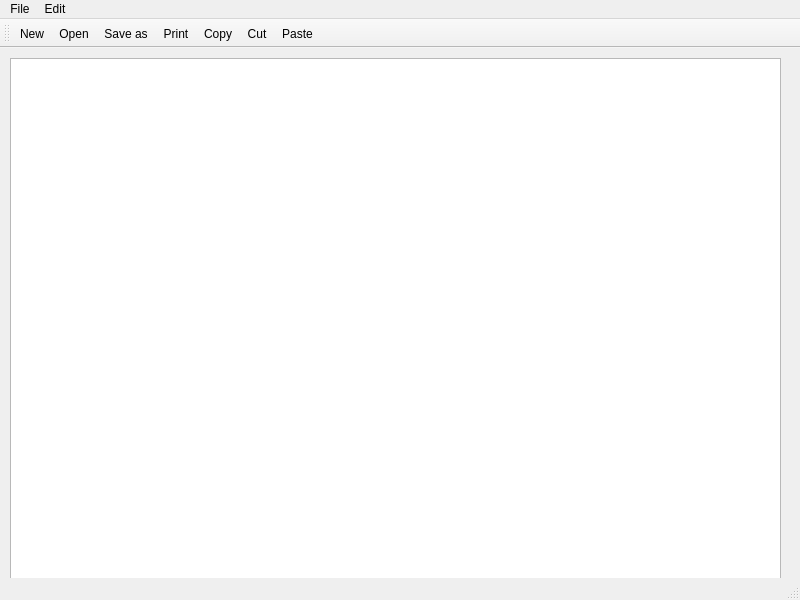
<?xml version="1.0" encoding="UTF-8"?>
<ui version="4.0">
 <class>MainWindow</class>
 <widget class="QMainWindow" name="MainWindow">
  <property name="geometry">
   <rect>
    <x>0</x>
    <y>0</y>
    <width>800</width>
    <height>600</height>
   </rect>
  </property>
  <property name="windowTitle">
   <string>MainWindow</string>
  </property>
  <widget class="QWidget" name="centralwidget">
   <widget class="QWidget" name="verticalLayoutWidget">
    <property name="geometry">
     <rect>
      <x>10</x>
      <y>10</y>
      <width>771</width>
      <height>521</height>
     </rect>
    </property>
    <layout class="QVBoxLayout" name="verticalLayout">
     <item>
      <widget class="QTextEdit" name="textEdit"/>
     </item>
    </layout>
   </widget>
  </widget>
  <widget class="QMenuBar" name="menubar">
   <property name="geometry">
    <rect>
     <x>0</x>
     <y>0</y>
     <width>800</width>
     <height>22</height>
    </rect>
   </property>
   <widget class="QMenu" name="menuFile">
    <property name="title">
     <string>File</string>
    </property>
    <addaction name="actionNew"/>
    <addaction name="actionOpen"/>
    <addaction name="actionSave"/>
    <addaction name="actionPrint"/>
    <addaction name="actionExit"/>
   </widget>
   <widget class="QMenu" name="menuEdit">
    <property name="title">
     <string>Edit</string>
    </property>
    <addaction name="actionCopy"/>
    <addaction name="actionPaste"/>
    <addaction name="actionCut"/>
    <addaction name="actionUndo"/>
    <addaction name="actionRedo"/>
   </widget>
   <addaction name="menuFile"/>
   <addaction name="menuEdit"/>
  </widget>
  <widget class="QStatusBar" name="statusbar"/>
  <widget class="QToolBar" name="toolBar">
   <property name="windowTitle">
    <string>toolBar</string>
   </property>
   <attribute name="toolBarArea">
    <enum>TopToolBarArea</enum>
   </attribute>
   <attribute name="toolBarBreak">
    <bool>false</bool>
   </attribute>
   <addaction name="actionNew"/>
   <addaction name="actionOpen"/>
   <addaction name="actionSave"/>
   <addaction name="actionPrint"/>
   <addaction name="actionCopy"/>
   <addaction name="actionCut"/>
   <addaction name="actionPaste"/>
  </widget>
  <action name="actionNew">
   <property name="icon">
    <iconset resource="Resources.qrc">
     <normaloff>:/imgs/Downloads/Icons/Icons/New.bmp</normaloff>:/imgs/Downloads/Icons/Icons/New.bmp</iconset>
   </property>
   <property name="text">
    <string>New</string>
   </property>
  </action>
  <action name="actionOpen">
   <property name="icon">
    <iconset resource="Resources.qrc">
     <normaloff>:/imgs/Downloads/Icons/Icons/Open.bmp</normaloff>:/imgs/Downloads/Icons/Icons/Open.bmp</iconset>
   </property>
   <property name="text">
    <string>Open</string>
   </property>
  </action>
  <action name="actionSave">
   <property name="icon">
    <iconset resource="Resources.qrc">
     <normaloff>:/imgs/Downloads/Icons/Icons/Save.bmp</normaloff>:/imgs/Downloads/Icons/Icons/Save.bmp</iconset>
   </property>
   <property name="text">
    <string>Save as</string>
   </property>
  </action>
  <action name="actionPrint">
   <property name="icon">
    <iconset resource="Resources.qrc">
     <normaloff>:/imgs/Downloads/Icons/Icons/Sticky.bmp</normaloff>:/imgs/Downloads/Icons/Icons/Sticky.bmp</iconset>
   </property>
   <property name="text">
    <string>Print</string>
   </property>
  </action>
  <action name="actionExit">
   <property name="icon">
    <iconset resource="Resources.qrc">
     <normaloff>:/imgs/Downloads/Icons/Icons/DeleteSticky.bmp</normaloff>:/imgs/Downloads/Icons/Icons/DeleteSticky.bmp</iconset>
   </property>
   <property name="text">
    <string>Exit</string>
   </property>
  </action>
  <action name="actionCopy">
   <property name="icon">
    <iconset resource="Resources.qrc">
     <normaloff>:/imgs/Downloads/Icons/Icons/Copy.bmp</normaloff>:/imgs/Downloads/Icons/Icons/Copy.bmp</iconset>
   </property>
   <property name="text">
    <string>Copy</string>
   </property>
  </action>
  <action name="actionPaste">
   <property name="icon">
    <iconset resource="Resources.qrc">
     <normaloff>:/imgs/Downloads/Icons/Icons/Paste.bmp</normaloff>:/imgs/Downloads/Icons/Icons/Paste.bmp</iconset>
   </property>
   <property name="text">
    <string>Paste</string>
   </property>
  </action>
  <action name="actionCut">
   <property name="icon">
    <iconset resource="Resources.qrc">
     <normaloff>:/imgs/Downloads/Icons/Icons/Cut.bmp</normaloff>:/imgs/Downloads/Icons/Icons/Cut.bmp</iconset>
   </property>
   <property name="text">
    <string>Cut</string>
   </property>
  </action>
  <action name="actionUndo">
   <property name="text">
    <string>Undo</string>
   </property>
  </action>
  <action name="actionRedo">
   <property name="text">
    <string>Redo</string>
   </property>
  </action>
 </widget>
 <resources>
  <include location="Resources.qrc"/>
 </resources>
 <connections/>
</ui>
